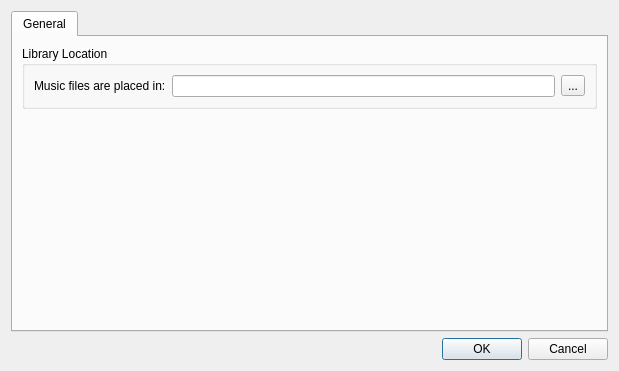
<?xml version="1.0" encoding="UTF-8"?>
<ui version="4.0">
 <class>Preferences</class>
 <widget class="QDialog" name="Preferences">
  <property name="geometry">
   <rect>
    <x>0</x>
    <y>0</y>
    <width>619</width>
    <height>371</height>
   </rect>
  </property>
  <property name="windowTitle">
   <string>Preferences</string>
  </property>
  <layout class="QVBoxLayout" name="verticalLayout_3">
   <item>
    <widget class="QTabWidget" name="tabWidget">
     <property name="currentIndex">
      <number>0</number>
     </property>
     <widget class="QWidget" name="tab">
      <attribute name="title">
       <string>General</string>
      </attribute>
      <layout class="QFormLayout" name="formLayout_2">
       <item row="2" column="0">
        <widget class="QWidget" name="widget" native="true"/>
       </item>
       <item row="1" column="0">
        <spacer name="verticalSpacer_2">
         <property name="orientation">
          <enum>Qt::Vertical</enum>
         </property>
         <property name="sizeHint" stdset="0">
          <size>
           <width>20</width>
           <height>40</height>
          </size>
         </property>
        </spacer>
       </item>
       <item row="0" column="0" colspan="2">
        <widget class="QGroupBox" name="groupBox">
         <property name="title">
          <string>Library Location</string>
         </property>
         <layout class="QGridLayout" name="gridLayout">
          <item row="0" column="0">
           <widget class="QLabel" name="label">
            <property name="text">
             <string>Music files are placed in:</string>
            </property>
           </widget>
          </item>
          <item row="0" column="1">
           <widget class="QLineEdit" name="musicDirectory">
            <property name="readOnly">
             <bool>true</bool>
            </property>
           </widget>
          </item>
          <item row="0" column="2">
           <widget class="QToolButton" name="changeMusicDirectory">
            <property name="toolTip">
             <string>Browse</string>
            </property>
            <property name="text">
             <string>...</string>
            </property>
           </widget>
          </item>
         </layout>
        </widget>
       </item>
      </layout>
     </widget>
    </widget>
   </item>
   <item>
    <widget class="QDialogButtonBox" name="buttonBox">
     <property name="orientation">
      <enum>Qt::Horizontal</enum>
     </property>
     <property name="standardButtons">
      <set>QDialogButtonBox::Cancel|QDialogButtonBox::Ok</set>
     </property>
    </widget>
   </item>
  </layout>
 </widget>
 <resources/>
 <connections>
  <connection>
   <sender>buttonBox</sender>
   <signal>accepted()</signal>
   <receiver>Preferences</receiver>
   <slot>accept()</slot>
   <hints>
    <hint type="sourcelabel">
     <x>248</x>
     <y>254</y>
    </hint>
    <hint type="destinationlabel">
     <x>157</x>
     <y>274</y>
    </hint>
   </hints>
  </connection>
  <connection>
   <sender>buttonBox</sender>
   <signal>rejected()</signal>
   <receiver>Preferences</receiver>
   <slot>reject()</slot>
   <hints>
    <hint type="sourcelabel">
     <x>316</x>
     <y>260</y>
    </hint>
    <hint type="destinationlabel">
     <x>286</x>
     <y>274</y>
    </hint>
   </hints>
  </connection>
 </connections>
</ui>
